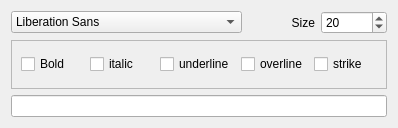
<?xml version="1.0" encoding="UTF-8"?>
<ui version="4.0">
 <class>TextDialog</class>
 <widget class="QDialog" name="TextDialog">
  <property name="windowModality">
   <enum>Qt::NonModal</enum>
  </property>
  <property name="geometry">
   <rect>
    <x>0</x>
    <y>0</y>
    <width>398</width>
    <height>128</height>
   </rect>
  </property>
  <property name="windowTitle">
   <string>Text Dialog</string>
  </property>
  <property name="windowIcon">
   <iconset resource="icons.qrc">
    <normaloff>:/icons/icons/palette.png</normaloff>:/icons/icons/palette.png</iconset>
  </property>
  <property name="modal">
   <bool>false</bool>
  </property>
  <layout class="QVBoxLayout" name="verticalLayout">
   <item>
    <layout class="QHBoxLayout" name="horizontalLayout">
     <item>
      <widget class="QFontComboBox" name="fontComboBox">
       <property name="editable">
        <bool>false</bool>
       </property>
      </widget>
     </item>
     <item>
      <widget class="QLabel" name="label">
       <property name="layoutDirection">
        <enum>Qt::RightToLeft</enum>
       </property>
       <property name="text">
        <string>Size</string>
       </property>
       <property name="alignment">
        <set>Qt::AlignRight|Qt::AlignTrailing|Qt::AlignVCenter</set>
       </property>
      </widget>
     </item>
     <item>
      <widget class="QSpinBox" name="spinBox">
       <property name="minimum">
        <number>4</number>
       </property>
       <property name="value">
        <number>20</number>
       </property>
      </widget>
     </item>
    </layout>
   </item>
   <item>
    <widget class="QFrame" name="frame">
     <property name="frameShape">
      <enum>QFrame::StyledPanel</enum>
     </property>
     <property name="frameShadow">
      <enum>QFrame::Raised</enum>
     </property>
     <layout class="QHBoxLayout" name="horizontalLayout_2">
      <item>
       <widget class="QCheckBox" name="boldBox">
        <property name="text">
         <string>Bold</string>
        </property>
        <property name="autoExclusive">
         <bool>false</bool>
        </property>
       </widget>
      </item>
      <item>
       <widget class="QCheckBox" name="italicsBox">
        <property name="text">
         <string>italic</string>
        </property>
        <property name="autoExclusive">
         <bool>false</bool>
        </property>
       </widget>
      </item>
      <item>
       <widget class="QCheckBox" name="underlineBox">
        <property name="text">
         <string>underline</string>
        </property>
        <property name="autoExclusive">
         <bool>false</bool>
        </property>
       </widget>
      </item>
      <item>
       <widget class="QCheckBox" name="overlineBox">
        <property name="text">
         <string>overline</string>
        </property>
        <property name="autoExclusive">
         <bool>false</bool>
        </property>
       </widget>
      </item>
      <item>
       <widget class="QCheckBox" name="strikeBox">
        <property name="text">
         <string>strike</string>
        </property>
       </widget>
      </item>
     </layout>
    </widget>
   </item>
   <item>
    <widget class="QLineEdit" name="lineEdit"/>
   </item>
  </layout>
 </widget>
 <resources>
  <include location="icons.qrc"/>
 </resources>
 <connections/>
</ui>
